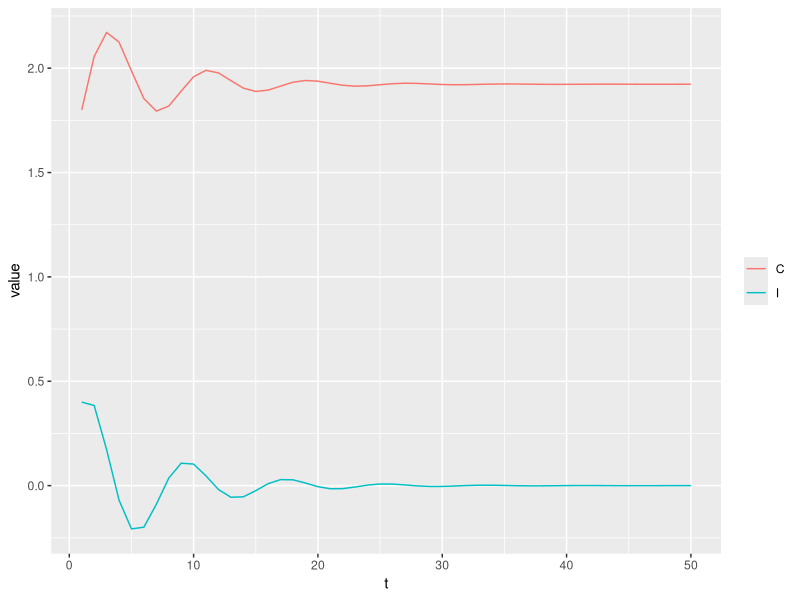

Write the R code that produced this figure.
setwd('~/Desktop/Matematik og modeller/mod1/proj1')

library(tidyverse)
library(xtable)

sim_mod <- function(move, n, x1) {
  
  xs <- matrix(nrow = n, ncol = length(x1))
  xs[1,] <- x1
  for (t in 1:(n-1)) {
    xs[t+1,] <- move(xs[t,])
  }
  
  sim <- data_frame(t = 1:n, C=xs[,1], I=xs[,2])
  plt <- sim %>% 
    gather(key, value, C, I) %>% 
    ggplot(aes(t, value, color=key)) + 
    geom_line() + 
    theme(legend.title = element_blank())
  
  list('sim' = sim, 'plt' = plt)
  
}

make_matrix <- function(a,b,c) {
  matrix(c(a, (a-1)*c, a, a*c), ncol = 2)
}

a <- 0.48
b <- 1
c <- 1.5
A <- make_matrix(a,b,c)
A

move <- function(x) {
  A%*%x + c(b, b*c)
}

n <- 50
x1 <- c(1.8,0.4)
sim <- sim_mod(move, n, x1)

sim[['plt']]
sim[['sim']][(n-5):n,]

print(xtable(sim[['sim']][(n-5):n,], digits=6), file='q1tbl.tex')









